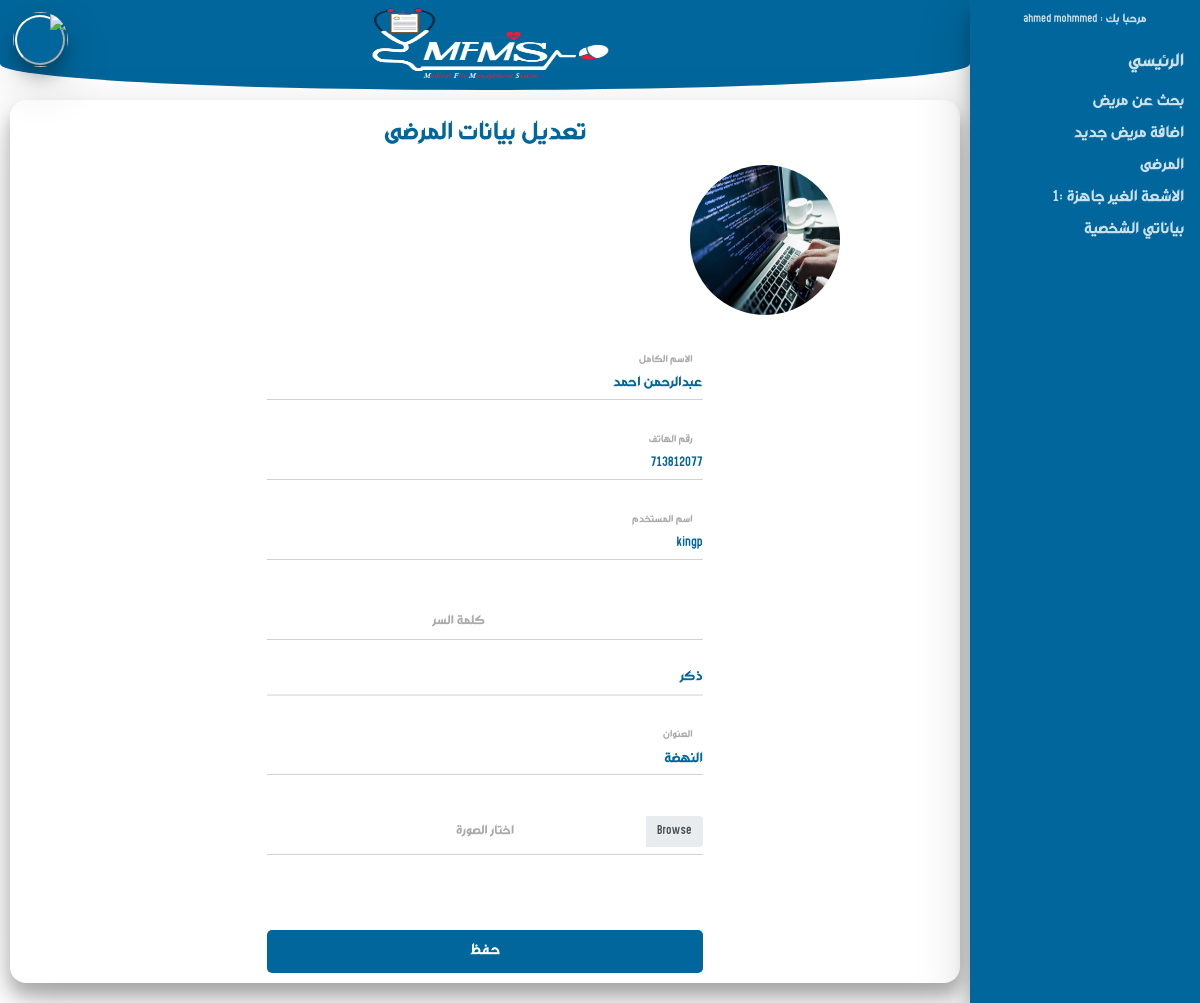
Screenshot of /admin/add_patient.php?do=editpatient&id=5 (signed in) with the database file from the repository.
### tables this page shows
CREATE TABLE `patient` (
  `patientid` int(11) NOT NULL,
  `userid` int(11) NOT NULL,
  `patientname` varchar(255) NOT NULL,
  `gender` varchar(255) NOT NULL,
  `address` varchar(255) NOT NULL,
  `phonepa` int(11) NOT NULL,
  `username` varchar(255) NOT NULL,
  `password` varchar(255) NOT NULL,
  `datepatient` date NOT NULL,
  `imagepatient` varchar(255) NOT NULL
);

### admin/add_patient.php (the view, shortened to what this page needs)
<?php
if (isset($_SESSION['username'])) {
include "init.php";
$do = isset($_GET['do']) ? $_GET['do'] : 'manage' ;
?>
<body class="body_home" dir="rtl" style="font-family: myfont;background: white;">
<?php
if ($do == 'manage') {
  $stmt = $con->prepare("SELECT * FROM patient ");
  $stmt->execute();
  $row = $stmt->fetchAll();
  $count = $stmt->rowCount();
  ?>
    <div class="" style="">
        <header class="" style="margin-top:0;padding: 5px;">
            <p class="w3-center" style="padding-top:0;color:#00669b;font-weight:bold;font-size:25px;">المرضى </p>
        </header>
        <div class="container-fluid">
            <div class="row" dir="rtl">
                <div class="col-sm-5 col-md-4" style="text-align: right;">
                    <a href="add_patient.php?do=addpatient&id=<?php echo $_SESSION['ID'] ?>" class="" style="color: #00669b;"><i class="fa fa-plus"></i> اضافة مريض جديد  </a>
                </div>
            </div>
            <div class="row">
                <?php
                $counter = 0;
                foreach ($row as $row ) {
                    echo "<div class='col-sm-6 col-md-3' style='margin-top: 10px;'>";
                    echo "<div style='width:99%;padding: 5px;box-shadow: 0 2px 3px #00669b;border-radius: 10px;'>";
                    echo "<div class='' style='border-radius: 10px;padding: 10px;height: 200px;'>";
                    echo "<img src='..\imagepatient\\".$row['imagepatient']."' width='120' style='width:100%;border-radius: 10px;height: 100%;'>" ;
                    echo "</div>";
                    echo "<div class='text-right' style='color: #00669b;padding: 5px;'>";
                    echo "<p>اسم المريض:<span style='color: red;'>". $row['patientname'] . "</span></p>";
                    echo "<p>رقم الهاتف:<span style='color: red;'>". $row['phonepa'] ."</span></p>";
                    echo "<p> اسم المستخدم:<span style='color: red;'>". $row['username'] ."</span></p>";
                    echo "<p> التاريخ:<span style='color: red;'>". $row['datepatient'] ."</span></p>";
                    echo "<p> الجنس:<span style='color: red;'>". $row['gender'] ."</span></p>";
                    echo "<p> العنوان:<span style='color: red;'>". $row['address'] ."</span></p>";
                    echo "<p> المسؤل:<span style='color: red;'>". $row['userid'] ."</span></p>";
                    echo "
                        <a href='add_patient.php?do=editpatient&id=" .$row['patientid'] . "' class='btn btn-success' style='width:100%;'><i class='fa fa-edit'></i> تعديل </a>
                        <a href='add_patient.php?do=Deletepatient&id=" .$row['patientid'] . "' class='btn btn-danger confirm' style='width:100%;'><i class='fa fa-close'></i> حذف </a>";
                    echo "</div>";
                    echo "</div>";
                    echo "</div>";
                }
                ?>
            </div>
        </div>
    </div>
<?php
}
elseif ($do == 'addpatient') {
  $userid = isset($_GET['id']) && is_numeric($_GET['id']) ? intval($_GET['id']) : 0;
    $stmt = $con->prepare("SELECT * FROM user WHERE  userid=?  LIMIT 1 ");
    $stmt->execute(array($userid));
      if ($stmt->rowCount() > 0) {
?>
<div class="" style="">
    <header class="" style="margin-top:0;padding: 5px;">
        <p class="w3-center" style="padding-top:0;color:#00669b;font-weight:bold;font-size:25px;">اضافة مريض جديد </p>
    </header>
    <div class="container-fluid">
        <div class="row">
            <form  class="text-center" style=" margin:0; padding:50px 0 0 0; width:100%;" action="?do=insertpatient" method="POST" enctype="multipart/form-data">
                <div class="col-sm-12 col-sm-offset-3 col-md-6 col-md-offset-3" style="text-align: center;">
                    <input type="hidden" name="userid" />
                    <div class="form-group">
                        <label for="exampleInput1" class="bmd-label-floating">الاسم الكامل</label>
                        <input class="form-control" autocomplete="off" type="text" value="" required name="patientname" style="" autofocus>
                    </div>
                    <div class="form-group">
                        <label for="exampleInput1" class="bmd-label-floating">رقم الهاتف</label>
                        <input class="form-control" autocomplete="off" type="text" value="" required name="phonepa" style="">
                    </div>
                    <div class="form-group">
                        <label for="exampleInput1" class="bmd-label-floating">اسم المستخدم</label>
                        <input class="form-control" autocomplete="off" type="text" value="" required name="username" style="">
                    </div>
                    <div class="form-group">
                        <label for="exampleInput1" class="bmd-label-floating">كلمة السر</label>
                        <input class="form-control" autocomplete="new-password"  type="password" value="" required name="password" style="">
                    </div>
                    <div class="form-group">
                        <select  class="form-control " name="patientgender" required placeholder=" النوع" onChange="getdoctor(this.value);" style="color: #00669b; width:100%;">
                            <option value="	<?php $x =' ذكر' ; echo htmlentities($x) ;?>"> ذكر</option>
                            <option value="	<?php $y =' انثى'; echo htmlentities($y);?>"> انثى</option>
                        </select>
                    </div>
                    <div class="form-group">
                        <label for="exampleInput1" class="bmd-label-floating">العنوان</label>
                        <input class="form-control" type="text"  value="" required name="patientaddress" style="">
                    </div>
                    <div class="form-group" style="margin-top: 40px;">
                        <div class="custom-file">
                            <input type="file" class="custom-file-input" id="customFile" name="imagepatient">
                            <label class="custom-file-label" for="customFile">اختار الصورة</label>
                        </div>
                    </div>
                </div>
                <div class="form-group">
                    <div class="col-sm-12 col-sm-offset-3 col-md-6 col-md-offset-3" style="margin-top: 50px;">
                        <input type="submit" value="حفظ" class="ok"/>
                    </div>
                </div>
            </form>
        </div>
    </div>
</div>
<?php
}}
elseif ($do == 'editpatient') {
  $patientid = isset($_GET['id']) && is_numeric($_GET['id']) ? intval($_GET['id']) : 0;
    $stmt = $con->prepare("SELECT * FROM patient WHERE  patientid=? ");
    $stmt->execute(array($patientid));
    $row = $stmt->fetch();
    if ($stmt->rowCount() > 0) {?>
<div class="" style="">
    <header class="" style="margin-top:0;padding:5px;">
        <p class="w3-center" style="padding-top:0;color:#00669b;font-weight:bold;font-size:25px;"> تعديل بيانات المرضى</p>
    </header>
    <div class="container-fluid">
        <div class="row">
            <form  class="text-center" style=" margin:0; padding:170px 0 0 0; width:100%;" action="?do=Updatapatient" method="POST" enctype="multipart/form-data">
                <?php
                echo  "<img src='..\imagepatient\\".$row['imagepatient']."' width='150px' height='150px' style='z-index:10;top:170px;right:30%;border-radius:100px;margin:-5px 0 0 -3px;position: absolute;'>" ;
                ?>
                <div class="col-sm-12 col-sm-offset-3 col-md-6 col-md-offset-3" style="text-align: center;">
                    <div class="form-group">
                        <label for="exampleInput1" class="bmd-label-floating">الاسم الكامل</label>
                        <input autocomplete="off" class="form-control" type="text" value="<?php echo $row['patientname'] ?>" name="patientname" required style="">
                    </div>
                    <div class="form-group">
                        <label for="exampleInput1" class="bmd-label-floating">رقم الهاتف</label>
                        <input class="form-control" type="text" value="<?php echo $row['phonepa'] ?>" name="phonepa" required style="">
                    </div>
                    <div class="form-group">
                        <label for="exampleInput1" class="bmd-label-floating">اسم المستخدم</label>
                        <input class="form-control " type="text" value="<?php echo $row['username'] ?>" name="username" required style="">
                    </div>
                    <div class="form-group">
                        <label for="exampleInput1" class="bmd-label-floating">كلمة السر</label>
                        <input class="form-control " type="password" autocomplete="new-password" name="newpassword" require style="">
                    </div>
                    <div class="form-group">
                        <select  class="form-control "  name="patientgender" required placeholder=" النوع" onChange="getdoctor(this.value);" style="color: #00669b; width:100%;">
                            <option value="<?php echo $row['gender'] ?>"><?php echo htmlentities($row['gender']);?> </option>
                        </select>
                    </div>
                    <div class="form-group">
                        <label for="exampleInput1" class="bmd-label-floating">العنوان</label>
                        <input class="form-control" type="text" value="<?php echo $row['address'] ?>" name="patientaddress" required style=""">
                    </div>
                    <div class="form-group" style="margin-top: 40px;">
                        <div class="custom-file">
                            <label class="custom-file-label" for="customFile">اختار الصورة</label>
                        </div>
                    </div>
                </div>
                <div class="form-group">
                    <div class="col-sm-12 col-sm-offset-3 col-md-6 col-md-offset-3" style="margin-top: 50px;">
                        <input type="submit" value="حـفـظ" class="ok"/>
                    </div>
                </div>
            </form>
         </div>
    </div>
</div>
  <?php
  } else {
    echo "  <div class='container-fluid text-center'>";
        $theMsg ='<div class="alert alert-danger">هذا الرقم غير صحيح</div>';
      redirecthome($theMsg, 'mmm');
      echo "</div>";
  }
}
include $tpl . 'footer.php';
}
else {
  header('Location: login.php');
  exit();
}
?>

### admin/layout/css/w3.css (style rules this page uses)
* { -webkit-box-sizing:border-box;-moz-box-sizing:border-box;box-sizing:border-box }
html { -ms-text-size-adjust:100%;-webkit-text-size-adjust:100% }
body { margin:0 }
article,aside,details,figcaption,figure,footer,header,hgroup,main,menu,nav,section,summary { display:block }
img { border:0 }
button,input,optgroup,select,textarea { color:inherit;font:inherit;margin:0 }
button,select { text-transform:none }
button,html input[type=button],input[type=reset],input[type=submit] { -webkit-appearance:button;cursor:pointer }
html,body { font-family:Verdana,sans-serif;font-size:15px;line-height:1.5 }
img { margin-bottom:-5px }
.w3-center { text-align:center !important }

### admin/layout/css/allcss.css (style rules this page uses)
.body_home { font-family: myfont; background: #fff; }
::placeholder { font-size: 16px; color:#00669b; padding:5px; font-weight:bolder; }

### admin/include/templt/header.php (style rules this page uses)
body { background-color: #00669b; font-family: myfont; }

### admin/add_patient.php (style rules this page uses)
.ok { width: 100%; padding: 10px; color: #fff; background-color: #00669b; border-radius: 5px; border:none; outline: none; }
.custom-file-label { color: #aaa; border-bottom: 1px solid #d2d2d2; border-radius: 0; }
.form-control, .is-focused .form-control { background-image: linear-gradient(to top, #00669b 2px, rgba(156, 39, 176, 0) 2px), linear-gradient(to top, #d2d2d2 1px, rgba(210, 210, 210, 0) 1px); }
.form-control { color: #00669b; }
.form-control:read-only { background-image: linear-gradient(to top, #00669b 2px, rgba(210, 210, 210, 0) 1px), linear-gradient(to top, #d2d2d2 1px, rgba(210, 210, 210, 0) 1px); }
.bmd-form-group:not(.has-success):not(.has-danger) [class^='bmd-label'].bmd-label-floating, .bmd-form-group:not(.has-success):not(.has-danger) [class*=' bmd-label'].bmd-label-floating { color: #aaa; }

### rows the page displays
patient: imagepatient (picture), patientname "عبدالرحمن احمد", phonepa "713812077", username "kingp", patientgender "ذكر", patientaddress "النهضة"

### other values shown
$_SESSION['fullname'] "ahmed mohmmed"
$stmt->fetchColumn () "1"
